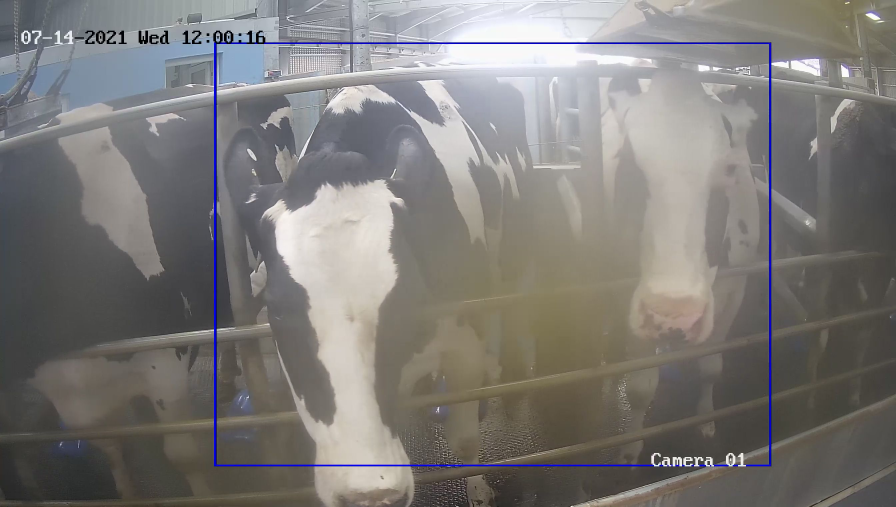
#> input picture data/bfmatcher/test_1.jpg, 2688 x 1520 px (shown at 1/3 size); its folder holds 2 pictures in this run
$ python frames_to_annotations.py data/bfmatcher out.png
#> lines starting #> are read from the running program, lines starting #| are printed output that depends on the picture; after the words box and inside, x2 and y2 are one past the last pixel; in counts of white or black regions, pixels touching at a corner belong together
import argparse
from os import listdir, makedirs
from os.path import isdir

import cv2
import numpy as np

NORM_W = 2688
NORM_H = 1520
THERM_W = 1280
THERM_H = 720
NORM_BOX_X = 650
NORM_BOX_Y = 131
THERM_BOX_X = 33
THERM_BOX_Y = 18
NORM_BOX_W = 1657
NORM_BOX_H = 1262
THERM_BOX_W = 1211
THERM_BOX_H = 688

SCALE_W = NORM_W / THERM_W
SCALE_H = NORM_H / THERM_H
NORM_CENTRE_X = NORM_W / 2
NORM_CENTRE_Y = NORM_H / 2
THERM_CENTRE_X = THERM_W / 2
THERM_CENTRE_Y = THERM_H / 2
NORM_BOX_CENTRE_X = NORM_BOX_W / 2 + NORM_BOX_X
NORM_BOX_CENTRE_Y = NORM_BOX_H / 2 + NORM_BOX_Y
THERM_BOX_CENTRE_X = THERM_BOX_W / 2 + THERM_BOX_X
THERM_BOX_CENTRE_Y = THERM_BOX_H / 2 + THERM_BOX_Y

THERM_BOX_SCALED_CENTRE_X = THERM_BOX_CENTRE_X * SCALE_W
THERM_BOX_SCALED_CENTRE_Y = THERM_BOX_CENTRE_Y * SCALE_H
BOX_CENTRE_OFFSET_X = NORM_BOX_CENTRE_X - THERM_BOX_SCALED_CENTRE_X
BOX_CENTRE_OFFSET_Y = NORM_BOX_CENTRE_Y - THERM_BOX_SCALED_CENTRE_Y
SCALE_BOX_W = NORM_BOX_W / (THERM_BOX_W * SCALE_W)
SCALE_BOX_H = NORM_BOX_H / (THERM_BOX_H * SCALE_H)


def frame_to_annotation(src, frame, dest):
    """
    Use thermal image `src/frame` to generate YOLO-compliant label file for the corresponding optical image, saving to `dest`.
    """
#> called with src = 'data/bfmatcher', frame = 'test_1.jpg', dest = 'out.png'
    img = cv2.imread(f'{src}/{frame}', 0)
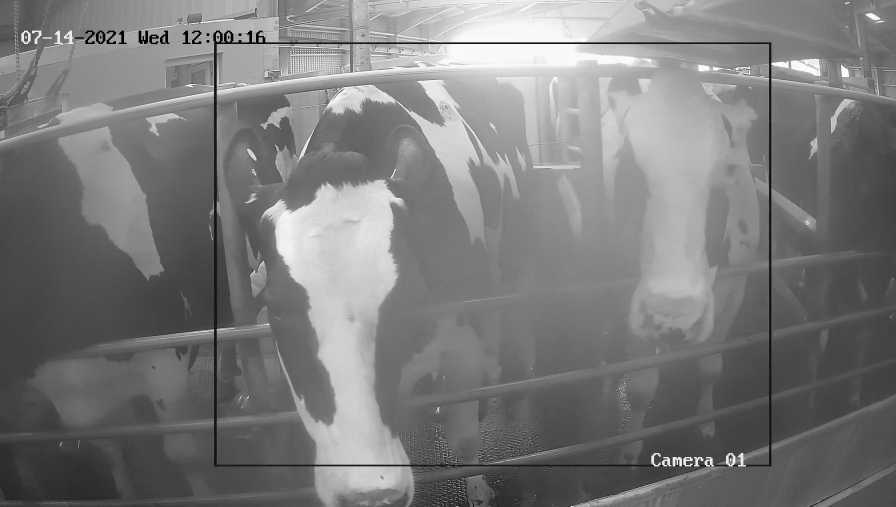
#> img: shape (1520, 2688) (shown at 1/3 size); min 0, max 255, mean 123.1

    blur = cv2.GaussianBlur(img, (5, 5), 0)
    ret, th = cv2.threshold(blur, 0, 255, cv2.THRESH_BINARY + cv2.THRESH_OTSU)
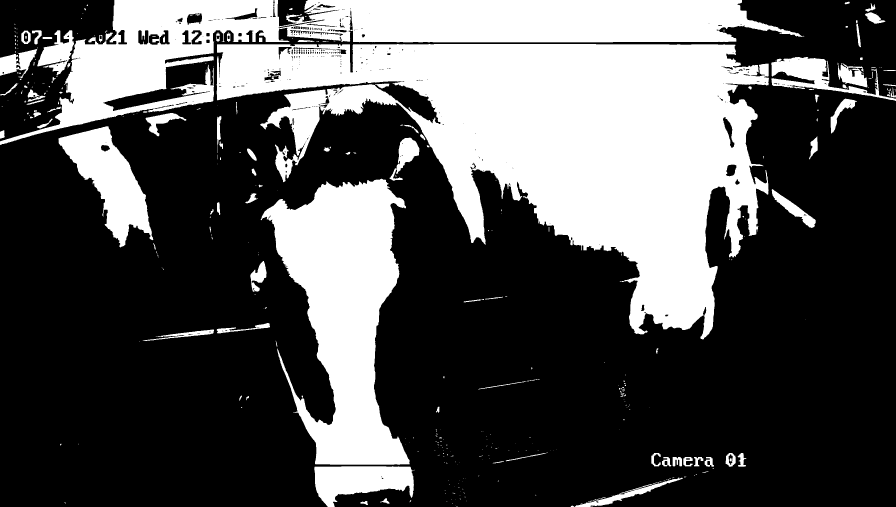
#> th: shape (1520, 2688) (shown at 1/3 size); 32.5% white; 385 white regions (260 under 20 px), largest, box (x1, y1, x2, y2) and area: (650, 132, 2307, 1018) 684991, (0, 0, 2408, 435) 295235, (782, 536, 1229, 1394) 207213
#> ret = 137

    # Generate intermediate image; use morphological closing to keep parts of the cow together
    inter = cv2.morphologyEx(th, cv2.MORPH_CLOSE, cv2.getStructuringElement(cv2.MORPH_ELLIPSE, (5, 5)))
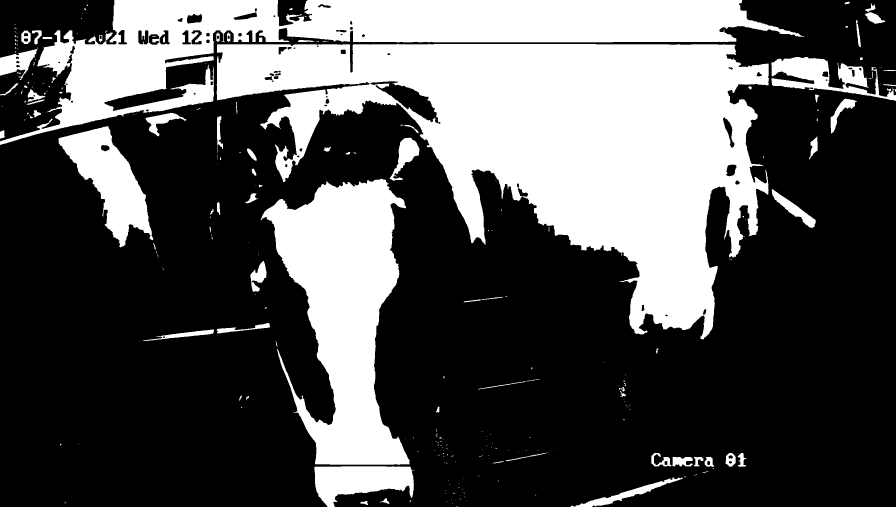
#> inter: shape (1520, 2688) (shown at 1/3 size); 32.8% white; 297 white regions (198 under 20 px)

    # Find 2 largest contours in intermediate image
    cnts, _ = cv2.findContours(inter, cv2.RETR_EXTERNAL, cv2.CHAIN_APPROX_NONE)
#> cnts = 295 contours, 219 with area under 20; largest, box (x1, y1, x2, y2) and area: (650, 132, 2307, 1018) 698552, (0, 0, 2413, 435) 311444, (782, 536, 1229, 1394) 205876, (175, 379, 460, 742) 43366, (943, 1399, 1244, 1520) 23608
    cnts = sorted(cnts, key=lambda c: cv2.contourArea(c), reverse=True)
    cnts = cnts[:2]
#> cnts = 2 contours; box (x1, y1, x2, y2) and area: (650, 132, 2307, 1018) 698552, (0, 0, 2413, 435) 311444

    # Output
    out = np.zeros(img.shape, np.uint8)
    cv2.drawContours(out, cnts, -1, 255, cv2.FILLED)
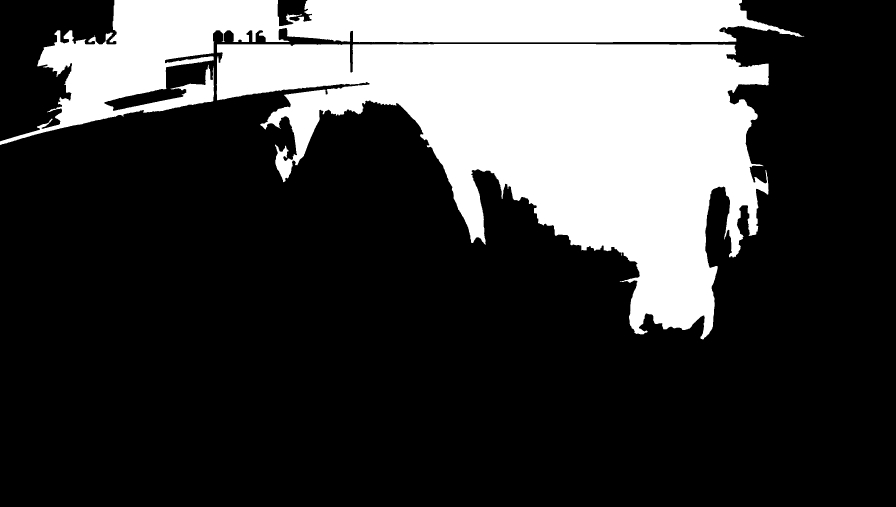
#> out: shape (1520, 2688) (shown at 1/3 size); 24.9% white; 2 white regions, box (x1, y1, x2, y2) and area: (650, 132, 2307, 1018) 702863, (0, 0, 2413, 435) 315745
    out = cv2.bitwise_and(img, out)
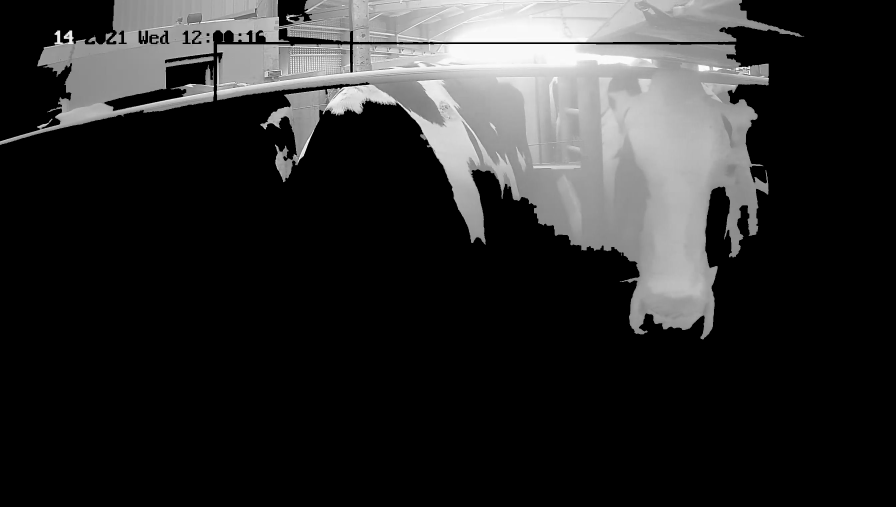
#> out: shape (1520, 2688) (shown at 1/3 size); min 0, max 255, mean 43.6

    makedirs(f'{dest}/labels', exist_ok=True)
    with open(f'{dest}/labels/{frame.split(".")[0]}.txt', 'w') as text_file:
        for cnt in cnts:
            x, y, w, h = cv2.boundingRect(cnt)
            x, y, w, h = transform_bounding_rect(img, x, y, w, h)
            # Convert to proportion of image size
            x /= NORM_W
            y /= NORM_H
            w /= NORM_W
            h /= NORM_H
            text_file.write(f'0 {x} {y} {w} {h}\n')
#> this loop made 2 passes
#> (x, y, w, h) on passes 1 to 2: (0.557, 0.224, 0.843, 1.07), (0.225, 0.0645, 1.23, 0.525)


def transform_bounding_rect(img, x, y, w, h):
    """
    Transform `x`, `y`, `w`, and `h` of bounding rectangle from a thermal image to match the corresponding optical image
    """

    # x, y, w, h * 2.1
    x = round(x * SCALE_W)
    y = round(y * SCALE_H)
    w = round(w * SCALE_W)
    h = round(h * SCALE_H)

    # x, y - centre
    x -= NORM_CENTRE_X
    y -= NORM_CENTRE_Y

    # x,y,w,h * box scale
    x = round(x * SCALE_BOX_W)
    y = round(y * SCALE_BOX_H)
    w = round(w * SCALE_BOX_W)
    h = round(h * SCALE_BOX_H)

    # x, y - centre
    x = round(x + NORM_CENTRE_X)
    y = round(y + NORM_CENTRE_Y)

    # x, y + box centre offset
    x += round(BOX_CENTRE_OFFSET_X)
    y += round(BOX_CENTRE_OFFSET_Y)

    return x, y, w, h


if __name__ == '__main__':
    parser = argparse.ArgumentParser()
    parser.add_argument('src')
    parser.add_argument('dest')
    args = parser.parse_args()

    frames = sorted((f for f in listdir(args.src) if not (f.startswith(".") or isdir(f'{args.src}/{f}'))),
                    key=str.lower)
    for i, frame in enumerate(frames):
        frame_to_annotation(args.src, frame, args.dest)
#> pass 2 of the loop `for i, frame in enumerate(frames):`:
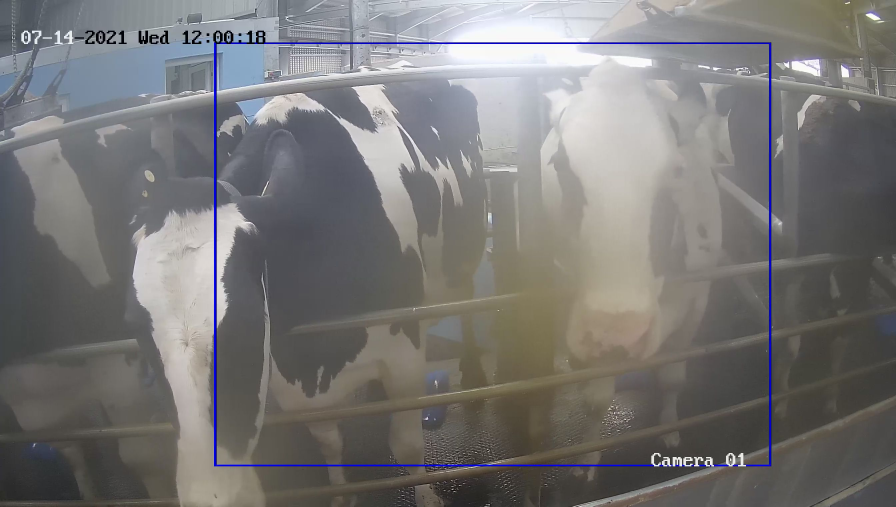
#> input picture data/bfmatcher/test_2.jpg, 2688 x 1520 px (shown at 1/3 size)
#> in frame_to_annotation (call 2), `ret, th = cv2.threshold(blur, 0, 255, cv2.THRESH_BINARY + cv2.THRESH_O..`:
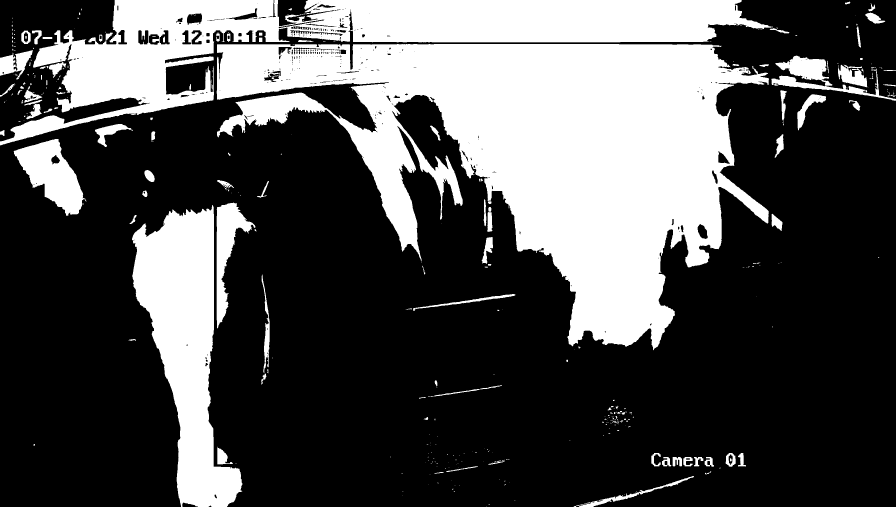
#> th: shape (1520, 2688) (shown at 1/3 size); 31.1% white; 367 white regions (237 under 20 px), largest, box (x1, y1, x2, y2) and area: (650, 132, 2307, 1051) 725539, (0, 0, 2319, 436) 299455, (396, 615, 727, 1520) 146989
#> ret = 134
#> inter: shape (1520, 2688); 31.4% white; 273 white regions (170 under 20 px)
#> in frame_to_annotation (call 2), `cnts, _ = cv2.findContours(inter, cv2.RETR_EXTERNAL, cv2.CHAIN_APPROX_..`: cnts = 270 contours, 184 with area under 20; largest, box (x1, y1, x2, y2) and area: (650, 132, 2307, 1051) 729011, (0, 0, 2368, 436) 309240, (396, 615, 727, 1520) 146125, (41, 417, 259, 647) 24770, (650, 608, 766, 985) 15289
#> in frame_to_annotation (call 2), `cnts = cnts[:2]`: cnts = 2 contours; box (x1, y1, x2, y2) and area: (650, 132, 2307, 1051) 729011, (0, 0, 2368, 436) 309240
#> in frame_to_annotation (call 2), `out = cv2.bitwise_and(img, out)`:
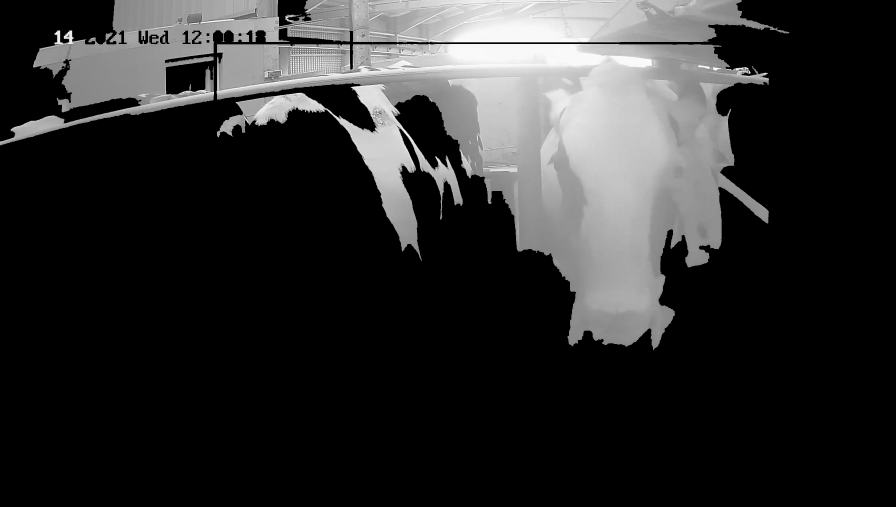
#> out: shape (1520, 2688) (shown at 1/3 size); min 0, max 255, mean 44.7
#> the loop in frame_to_annotation (call 2), `for cnt in cnts:` made 2 passes
#> (x, y, w, h) on passes 1 to 2: (0.557, 0.224, 0.843, 1.11), (0.225, 0.0645, 1.21, 0.526)
